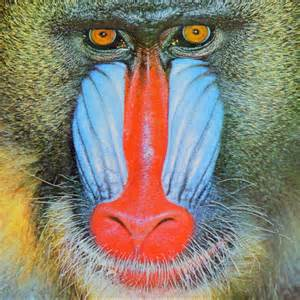
#> input picture Lecture_Note/Images/image1.jpg, 300 x 300 px
$ jupyter execute 'NumpyTutorial Blank.ipynb'   (shell and % lines are left out)
#> lines starting #> are read from the running program, lines starting #| are printed output that depends on the picture
# Quick and Dirty Guide To Numpy

**So you want to learn about numpy?**

Numpy is an important library for anyone wanting to work with large scale datasets in Python.  Numpy arrays provide value because they are easier and faster to manipulate than traditional python lists.

### Why use numpy arrays instead of Python lists?

1. Saves you time as a programmer: when using lists, you have to use loops to apply a function to each element of an array.  In numpy, all common mathematical computations can be vectorized.  This leads to a much faster runtime, as well as fewer lines of code.

2. Under the hood, numpy arrays use less memory, and are constrained to a single data type, which enables faster execution.

The figure above shows the memory diagram of a numpy array.  Python lists have special functionality where their elements don't all have to be of the same type.  As a result, under the hood python lists are actually an array of pointers that point to the actual array elements.  Hopefully, this fact provides some intuition as to why many operations run faster with numpy arrays as the underlying data structure! Neat!

### Let's get started!

[cell 1]
#It's a common convention to abbreviate numpy as np
import numpy as np

### Creating a Numpy Array
There are many ways to create a numpy array.  In general, the options are
- converting other Python data structures to np.array format
- numpy functions that create new arrays (i.e. np.ones, np.zeros, np.arange)
- reading files from disk (in this class, mostly images)

Note that unlike lists, you can't create an empty numpy array

[cell 2]
# create a 1 dimensional array from a list: [1,2,3,4,5]
print("1 dimensional: ")
x = np.array([1,2,3,4,5])
print("Shape: ", x.shape)
x

[cell 3]
# Create a 2-d array from multiple lists:
    # first row = [1,2,3,4,5]
    # second row = [6,7,8,9,10]
print("2 dimensional: ")
y = np.array([[1,2,3,4,5], [6,7,8,9,10]])
print("Shape: ", y.shape)
y

[cell 4]
# you can create an array of any dimensions using np.zeros
z = np.zeros((3,3))
z

[cell 5]
#other handy things
identity = np.identity(3)
print(identity)

ones = np.ones((2,2))
ones

### Array attributes

Every numpy array is a grid of elements of the same type. Numpy provides a large set of numeric datatypes that you can use to construct arrays. Numpy tries to guess a datatype when you create an array, but functions that construct arrays usually also include an optional argument to explicitly specify the datatype. Take a look at the attributes associated with a numpy array, and then we'll explore how numpy arrays determine their type.

[cell 6]
print(identity.shape) #returns tuple of dimensions
print(identity.size) # returns total number of elements
print(identity.dtype) #the default dtype is float64

[cell 7]
x = np.array([1, 2])  # Let numpy choose the datatype
y = np.array([1.0, 2.0])  # Let numpy choose the datatype
z = np.array([1, 2], dtype=np.int64)  # Force a particular datatype

print(x.dtype, y.dtype, z.dtype)

### Accessing elements

Numpy offers several ways to index into arrays. When arrays are one dimensional, indexing works just like lists. When arrays are 2 or more dimensional, you specify an index for each dimension:

`value = array[row_index, col_index]`

[cell 8]
# Create a 2-dimensional array (matrix)
# [[ 1  2  3]
#  [ 4  5  6]]
a = np.array([[1,2,3],[4,5,6]])
print(a)

# Access the 3 with array indexing
a_3 = a[0,2]
print("expecting 3, got: ", a_3)

# Access the 4 with array indexing
a_4 = a[1,0]
print("expecting 4, got: ", a_4)

Slicing: Similar to Python lists, numpy arrays can be sliced. Since arrays may be multidimensional, you must specify a slice for each dimension of the array. Recall how slicing works in lists:

[cell 9]
# Recall list slicing:
l = [0,1,2,3,4]

print(l)
print("All elements of l: ", l[:])
print("All after 2nd element: ", l[2:])
print("All before 2nd element: ", l[:2])
print("All between 1st and 3rd element exclusive: ", l[1:3])

Now let's try slicing in two dimensions!

[cell 10]
print("a = \n", a)

# Access the 0th row of a:
a_row0 = a[0]
print("0th row expecting [1,2,3], got: ", a_row0)

# Access the 0th column of a
a_col0 = a[:, 0]
print("0th column expecting [1,4], got: ", a_col0)

[cell 11]
# TODO: Create the following rank 2 array with shape (4, 4)
# [[ 1,  2,  3,  4]
#  [ 5,  6,  7,  8]
#  [ 9, 10, 11, 12]
#  [13, 14, 15, 16]]

# HINT: if you want to take a fancy shortcut, use np.arange() to create this matrix

b = np.arange(16).reshape(4, 4)+1
print(b)

[cell 12]
# TODO: use slicing to pull out the middle two rows
b_rows = b[1:3]
print("middle two rows: \n", b_rows)

# TODO: use slicing to pull out the middle two columns
b_cols = b[:, 1:3]
print("middle two columns: \n", b_cols)

# TODO: use slicing to pull out only the middle two rows and middle two columns,
# meaning a (2,2) array:
# [[6 7]
#  [10 11]]
b_center = b[1:3, 1:3]
print("center two columns and two rows: \n", b_center)

A slice of an array is a view into the same data, so modifying it will modify the original array.

[cell 13]
# [[ 1  2  3]
#  [ 4  5  6]]
a = np.array([[1,2,3],[4,5,6]])
print("original a = \n", a)

a_row0 = a[0,:]
a_row0[1] = 100 # a_row0[1] is the same piece of data as a[0, 1]

print("new a = \n", a)

### Matrix Operations
Numpy makes it easy to do matrix operations on arrays, like multiply, invert, etc. Basic mathematical functions operate elementwise on arrays, and are available both as operator overloads and as functions in the numpy module

[cell 14]
x = np.array([[1,2],[3,4]], dtype=np.float64)
y = np.array([[5,6],[7,8]], dtype=np.float64)

print("x = \n", x)
print(x.dtype)
print("y = \n", y)
print(y.dtype)

[cell 15]
#all arithmetic operations are applied to a matrix element-wise
print("Original x: ")
print(x)
print("\nx+1")
print(x + 1)
print("\nx*4.5")
print(4.5*x)
print("\nx/2.0")
print(x/2.0)

[cell 16]
# Elementwise sum; both produce the array
print("x = \n", x)
print("y = \n", y)
print("\nx+y:")
print(x + y)
print(np.add(x, y))

[cell 17]
# Elementwise difference; both produce the array
print("x = \n", x)
print("y = \n", y)
print("\nx-y:")
print(x - y)
print(np.subtract(x, y))

[cell 18]
# Elementwise product; both produce the array
print("x = \n", x)
print("y = \n", y)
print("\nx*y:")
print(x * y)
print(np.multiply(x, y))

[cell 19]
# Elementwise division; both produce the array
# [[ 0.2         0.33333333]
#  [ 0.42857143  0.5       ]]
print("x = \n", x)
print("y = \n", y)
print("\nx/y:")
print(x / y)
print(np.divide(x, y))

[cell 20]
# Elementwise square root; produces the array
# [[ 1.          1.41421356]
#  [ 1.73205081  2.        ]]
print("x = \n", x)
print("\nsqrt(x):")
print(np.sqrt(x))

[cell 21]
# Elementwise power; produces the array
# [[ 1.          1.41421356]
#  [ 1.73205081  2.        ]]
print("x = \n", x)
print("\nx^2:")
print(np.power(x,2))

[cell 22]
# Will this multiplication operator do elementwise multiplication or matrix multiplication?
x*y

Let's practice these operations!

Given arrays x and y, write array z as a function of x and y: z[0] = x[0] - y[0], and z[1] = x[1] - y[1]. Use numpy operations!

Hint: think about how the 2 equations may be written with vector operations (such as those above), and that will translate cleanly to numpy

[cell 23]
# TODO
x = np.array([1,3])
y = np.array([2,5])
z = np.array([-1,-2])

z_computed = x - y
print("Your answer: ", z_computed)
print("Expecting: ", z)
if z.all() == z_computed.all():
    print("Correct!")
else:
    print("Try thinking of a numpy function above with x and y that gets you equivalent to z")

Now, try using the numpy functions to calculate x = ((a+b)*c) - d

If you get stuck, try following the order of operations with the parenthesis and compute a+b first and verify by hand, and then proceed to (a+b)*c, and so on.

[cell 24]
a = np.array([1,3])
b = np.array([1,1])
c = np.array([2,1/2])
d = np.array([1,1])
x = np.array([3,1])

# TODO
answer = ((a+b) * c) - d

print("Your answer: ", answer)
print("Expecting: ", x)
if x.all() == answer.all():
    print("Correct!")
else:
    print("Try thinking of a which numpy functions above with a,b, and c gets you equivalent to x")

### Axis-based operations

Now that we've covered 2d indexing, there's some important numpy functions that operate on a particular axis, so let's get hands on with sum()! Many numpy operations including sum, max, argmax, mean, standard deviation operate over a chosen axis of your array.

Sum can sum all elements of the 2d array, or it can sum across each row, or sum down each column.

Axis 0 corresponds to columns, and axis 1 corresponds to rows, just like indexing. When you apply an operation like sum over axis 0, that means axis 0 is being squashed into length 1 by the sum, max, etc. operation.

[cell 25]
#numpy arrays have builtin methods to calculate summary statistics such as std. dev., mean, min, max, sum
y = np.random.random(9).reshape(3,3)
print("std:", y.std())
print("mean:", y.mean())
print("sum:", y.sum())

print()
#you can also do these operations with respect to a particular axis
print("std (rows):", y.std(axis = 1))
print("mean (rows):", y.mean(axis = 1))

[cell 26]
# Sum of an array along various axes
x = np.array([[1,2],[3,4]])
print(x)
print()
print(np.sum(x))  # Compute sum of all elements; prints "10"
print()
print(np.sum(x, axis=0, keepdims=True))  # Compute sum of each column; prints "[4 6]"
print()
print(np.sum(x, axis=1, keepdims=True)) # Compute sum of each row; prints "[3 7]"

[cell 27]
# Sum of a vector doesn't need to specify axis since there's only one axis
x = np.array([1,2,3])
print(x)
print(np.sum(x))

Your turn!

[cell 28]
# Get hands-on with sum! Guess what the output will be and then run it to confirm
x = np.array([[1,2,3],[4,5,6],[3,2,1]])
print("x = \n", x)

[cell 29]
#np.sum(x)
# TODO:
guess = 27
print("Your guess for np.sum(x): ", guess)
print("Actual = ", np.sum(x))

[cell 30]
#np.sum(x, axis=1)
# TODO:
guess = np.array([6, 15, 6])
print("Your guess for np.sum(x, axis=1): ", guess)
print("Actual = ", np.sum(x, axis=1))

[cell 31]
#np.sum(x, axis=0)
# TODO:
guess = np.array([8, 9, 10])
print("Your guess for np.sum(x, axis=0): ", guess)
print("Actual = ", np.sum(x, axis=0))

# Demo
Imagine I want to apply the function $f(x) = x^2 + x -6$ to every emelent of an array

[cell 32]
#First let's try it with python lists
import random
random.seed(1)
h = 100000
w = 2

def func(x):
    return x**2 + x - 6

first_list = [[random.randint(-10,10), random.randint(-10,10)] for i in range(h)]
print(len(first_list))
first_list[:10]

[cell 33]
for i in range(h):
    for j in range(w):
        first_list[i][j] = func(first_list[i][j])

[cell 34]
first_list[:10]

### Now let's do the same thing with numpy arrays

[cell 35]
#By default, rand returns a random number in the range [0,1) - so we normalize to get the values we want
array = np.random.rand(h*w).reshape((h,w))
array = array*20 - 10
print(array[:10])

[cell 36]
array = array**2 + array - 6

[cell 37]
#Check that it worked
print(array[:10])

### It's way faster!

### Some other useful manipulations
A complete list of possible array manipulations can be found here:
https://numpy.org/devdocs/reference/routines.array-manipulation.html

[cell 38]
np.concatenate((x,y), axis = 0)

[cell 39]
result = np.concatenate((x,y), axis = 1)
result

[cell 40]
#not an inplace operation, if you want it to persist you need to reassign the variable using =
np.transpose(result)

[cell 41]
#to invert a matrix use np.linalg.inv
x = np.array([[1,1], [1,0]])
np.linalg.inv(x)

### Numpy for Linear Algebra

#### Dot products

We'll first define vectors v and w. Recall that the dot product of two vectors is calculating by multiplying each corresponding value and then summing the result. Let's start by computing the dot product with a for loop

[cell 42]
v = np.array([1,2,3])
w = np.array([4,5,6])

print("v = \n", v)
print("w = \n", w)
print("expected dot product = 32")

# TODO: compute dot product of v and w with a for loop
# note: length of a 1 dimensional array  = len(array) or array.shape[0]

forloop_dotproduct = 0
for idx in range(len(v)):
    forloop_dotproduct += v[idx] * w[idx]
print(forloop_dotproduct)

[cell 43]
# TODO: compute dot product of v and w with numpy functions
# hint: addition and summation are the key operations in a dot product

np_dotproduct = np.sum(v*w)
print(np_dotproduct)

[cell 44]
# TODO: two ways of using np.dot() to compute the same dot product
np_dot = np.dot(v, w)
print(np_dot)
np_dot2 = v.dot(w)
print(np_dot2)

#### Matrix-vector product

We'll first define matrix M and vector v. Recall that matrix multiplication between a matrix and a vector involves computing a dot product between each row of the matrix M and the vector v.

In machine learning, M is typically a matrix of learned parameters where each row corresponds to one of the output predictions, which is a weighted sum of the input features from v. The features v change for every new example but the weights M are applied to every example in training and testing data.

[cell 45]
M = np.array([[1,2,3],[3,2,1]])
v = np.array([4,1,2])

print("M = \n", M)
print("v = \n", v)
print("Result = \n[12, 16]")

[cell 46]
# TODO: get each row of M using array slicing
M_row0 = M[0]
M_row1 = M[1]

# TODO: compute the dot product of each row of M with v
row0_dotproduct = np.dot(M_row0, v)
row1_dotproduct = np.dot(M_row1, v)

answer = np.array([row0_dotproduct, row1_dotproduct])
print("np.dot matrix product = \n", answer)

[cell 47]
# Use numpy's built in functionality to get the same result
answer = M @ v
print(answer)
answer2 = np.dot(M, v)
print(answer2)
answer3 = np.matmul(M, v)
print(answer3)

#### Matrix-Matrix multiplication

[cell 48]
A = np.array([[1,2],[3,4]])
B = np.array([[4,3],[2,1]])

print("A = \n", A)
print("B = \n", B)

[cell 49]
upper_left = np.dot(A[0], B[:,0])
print("upper left = ", upper_left)

upper_right = np.dot(A[0], B[:,1])
print("upper right = ", upper_right)

lower_left = np.dot(A[1], B[:,0])
print("lower left = ", lower_left)

lower_right = np.dot(A[1], B[:,1])
print("lower right = ", lower_right)

[cell 50]
# Numpy matrix products:
answer1 = A @ B
answer2 = np.dot(A, B)
answer3 = np.matmul(A, B)
print(answer1)
print(answer2)
print(answer3)

### Broadcasting
The term broadcasting refers to how numpy treats doing arithmetic operations on arrays of different shapes.
When operating on two arrays, NumPy compares their shapes element-wise. Two dimensions are compatible when
* they are equal, or
* one of them is 1

If the dimensional are different, but one of them is 1, then numpy will apply the operation to each column on that axis

[cell 51]
x = np.array(range(5))
x = x.reshape(5, 1)
print("x is a column vector")
print()
print(x.shape)
print(x)

y = np.ones((5))
print("y is a row vector")
print(y.shape)
print(y)

[cell 52]
print(x+y)

### Real world example of why broadcasting is useful

[cell 53]
# Suppose we have a matrix where we want to normalize the rows to have mean zero
matrix = 10*np.random.rand(4,5)
matrix

[cell 54]
row_means = matrix.mean(axis = 1).reshape((4,1))
row_means

[cell 55]
matrix = matrix - row_means
print(matrix)
matrix.mean(axis = 1)

### Using boolean masks
In numpy, when you compare two arrays, you get a boolean mask as the output.  You can then use this boolean mask to grab specific values in an array.

[cell 56]
array = np.array(range(20)).reshape((4,5))
output = array > 10
output

[cell 57]
array[output]

[cell 58]
#you can combine boolean statements for more complicated operations
mask = (array < 5) | (array > 15)
mask

## Practice boolean mask problem
Given a matrix, change all of the negative values to zero

[cell 59]
matrix = 2*np.random.rand(5, 5) - 1
print(matrix)

[cell 60]
### SOLUTION ###
mask = matrix < 0
print(mask)
matrix[mask] = 0
print(matrix)

### Reshaping

[cell 61]
#when your reshape, by default you fill the new array by rows
x = np.linspace(1, 12, 6)
print(x)
x = x.reshape((3,2)) #does not reshape in place!
x

# Making Plots in Jupyter Notebook
A Matplotlib figure can be categorized into several parts as below:

**Figure:** It is a whole figure which may contain one or more than one axes (plots). You can think of a Figure as a canvas which contains plots.

**Axes:** It is what we generally think of as a plot. A Figure can contain many Axes. It contains two or three (in the case of 3D) Axis objects. Each Axes has a title, an x-label and a y-label.

**Axis:** They are the number line like objects and take care of generating the graph limits.

[cell 62]
import matplotlib.pyplot as plt

[cell 63]
x = np.arange(10)**2
print(x)
plt.plot(x)
plt.show()
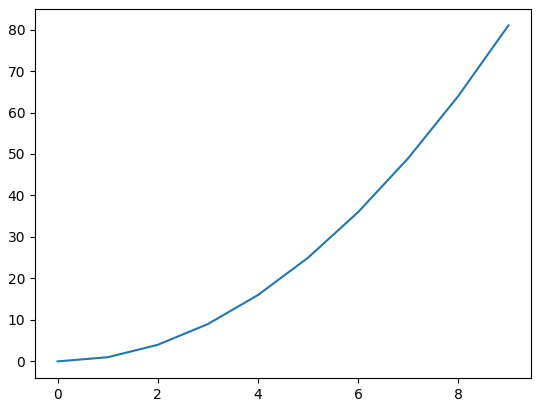
#> figure drawn by matplotlib, 1 panel; curve peaks at x = 9, y = 81

[cell 64]
plt.figure(figsize = (15,15))
plt.plot(x)
plt.title("This is a graph")
plt.xlabel("this is the x label")
plt.ylabel("this is the y label")
plt.show()
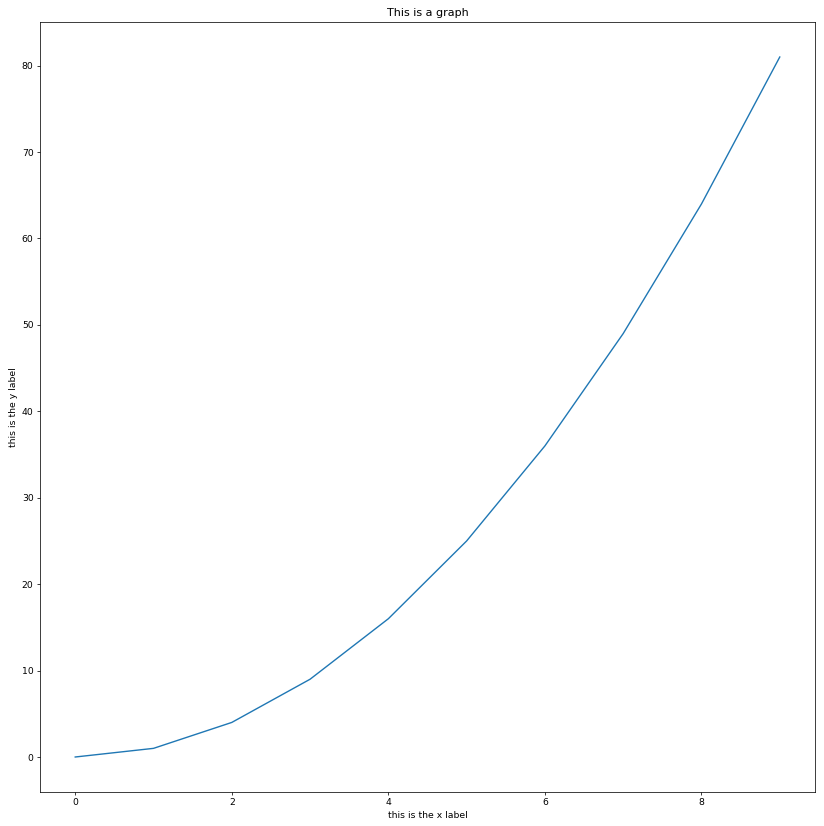
#> figure drawn by matplotlib, 1 panel; curve peaks at x = 9, y = 81

# Part 2

### Data Structures in Python
You may have noticed that it can be tricky to manipulate arrays in python because by default, python passed objects as references. In this section, we'll explain this behavior, and giving some debugging tools to use when confronted with related issues.

[cell 65]
array = np.linspace(1, 10, 10)
array

[cell 66]
dup = array
dup

[cell 67]
array[0] = 100
dup

[cell 68]
print(id(array))
print(id(dup))

### Notice that the dup and array point to the same object!
How would we fix this?

### Use the copy library, or np.array.copy
IMPORTANT: Using the slicing syntax [:] doesn't always work

[cell 69]
#slicing
array = np.linspace(1, 10, 10)
dup = array[:]
print(id(array))
print(id(dup))
array[0] = 100
dup

[cell 70]
#using copy
import copy
array = np.linspace(1, 10, 10)
# dup = copy.deepcopy(array)
dup = array.copy()
print(id(array))
print(id(dup))
array[0] = 100
dup

Beware of copy vs. deepcopy!

https://docs.python.org/2/library/copy.html

[cell 71]
#numpy arrays also have a builtin copy function
array = np.linspace(1, 10, 10)
dup = array.copy()
print(id(array))
print(id(dup))
array[0] = 100
dup

### Let's try it with multidimensional arrays

[cell 72]
def display(img):
    # Show image
    plt.figure(figsize = (5,5))
    plt.imshow(img)
    plt.axis('off')
    plt.show()

def load(image_path):
#> called with image_path = 'Images/image1.jpg'
    out = io.imread(image_path)
#> out is the input picture: shape (300, 300, 3); mean R, G, B 137.8, 129.1, 113.5

    # Let's convert the image to be between the correct range.
    out = out.astype(np.float64) / 255
    return out

[cell 73]
from skimage import io
img = load(r'Images/image1.jpg')
display(img)

[cell 74]
def rgb_exclusion(image, channel):
#> called with channel = 'G'
    out = image
    if channel == 'R':
        out[:, :, 0] = 0
    elif channel == 'G':
        out[:, :, 1] = 0
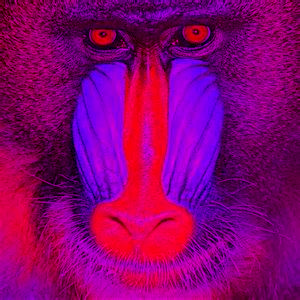
#> out: shape (300, 300, 3) float64; mean R, G, B 0.54, 0, 0.445
    elif channel == 'B':
        out[:, :, 2] = 0

    return out

no_green = rgb_exclusion(img, 'G')
display(no_green)

display(img)

[cell 75]
img = load(r'Images/image1.jpg')
display(img)

[cell 76]
#TODO: How to fix?
def rgb_exclusion(image, channel):
    out = image.copy()
    if channel == 'R':
        out[:, :, 0] = 0
    elif channel == 'G':
        out[:, :, 1] = 0
    elif channel == 'B':
        out[:, :, 2] = 0

    return out

no_green = rgb_exclusion(img, 'G')
display(no_green)

display(img)

# Summary: when in doubt, use deepcopy

### Sorting

[cell 77]
test = np.random.random(10)
print(test)
print(np.sort(test))
print(np.argsort(test))

### Linear Algebra
We can use the np.linalg module to do a lot of linear algebra stuff withpretty clean syntax.

For example, say we wanted to solve the linear system $$ Ax = b$$.

[cell 78]
A = np.array([[1, 1], [2, 1]])
b = np.array([[1], [0]])
#This function takes parameters A, b, and returns x such that Ax =b.
x = np.linalg.solve(A, b)
x

### How about more complicated stuff?
Imagine trying to find a line of best fit.

Linear regression finds the "line of best fit" by minimizing the residual sum of squares.

If we have n datapoints $\{(x_1, y_1), ... ,(x_n, y_n)\}$, the objective function takes the form
$$loss(X) = \Sigma_{i = 1}^n (y_i - f(x_i))^2$$
Where
$$f(x_i) = \theta_0 + \theta_1 x_1 + ... + \theta_n x_n$$

It turns out the parameters such that the loss function is minimized are given by the closed form solution

$$\theta = (X^T X)^{-1} X^T y$$

Let's see it in action!!!

[cell 79]
x = np.concatenate((np.linspace(1, 5, 10).reshape(10, 1), np.ones(10).reshape(10, 1)), axis = 1)
y = x[:,0].copy() + 2*np.random.rand(10) - 0.5
plt.scatter(x[:,0], y)
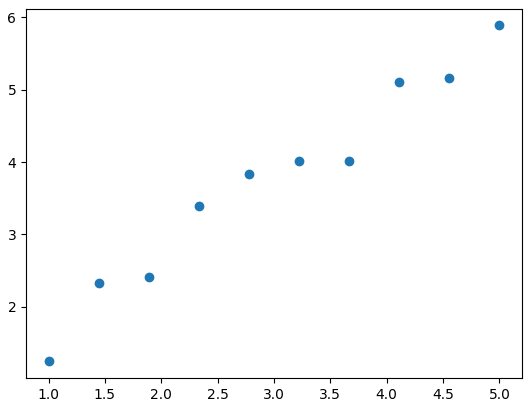
#> figure drawn by matplotlib, 1 panel

[cell 80]
theta = np.linalg.lstsq(x, y, rcond=None)[0]
print(theta)

[cell 81]
plt.scatter(x[:,0], y)
plt.plot(x[:,0], x @ theta)

$ run again, with Lecture_Note/Images/emma_stone.jpg copied over Lecture_Note/Images/image1.jpg
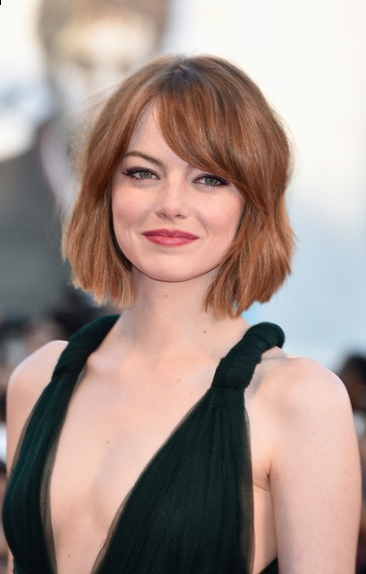
#> input picture Lecture_Note/Images/emma_stone.jpg, 366 x 574 px
#> in load, out is the input picture: shape (574, 366, 3); mean R, G, B 164.8, 145.5, 138.2
#> in rgb_exclusion, `out[:, :, 1] = 0`:
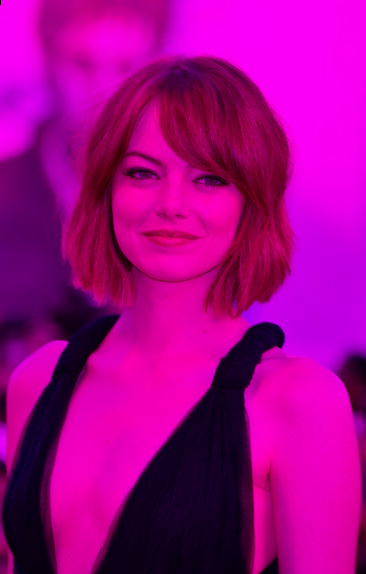
#> out: shape (574, 366, 3) float64; mean R, G, B 0.646, 0, 0.542
